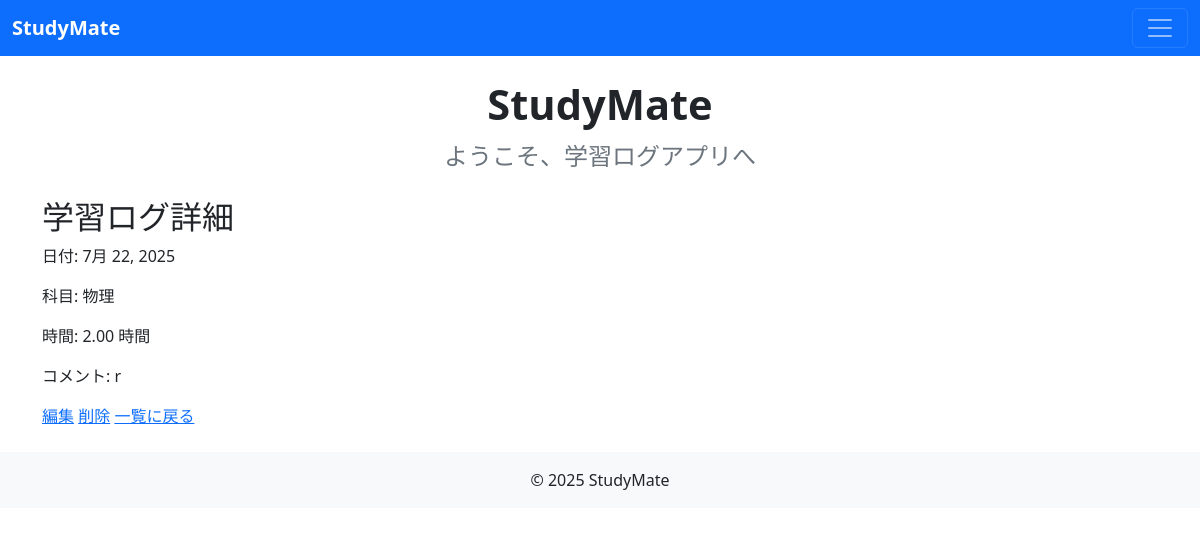
Page /log/4/ (signed in) on the committed database.
### helloworld/models.py (models this page shows, shortened)
class StudyLog(models.Model):
    SUBJECT_CHOICES = (
        ('math', '数学'),
        ('physics', '物理'),
        ('prog', 'プログラミング'),
    )
    user = models.ForeignKey(User, on_delete=models.CASCADE)
    date = models.DateField()
    subject = models.CharField(max_length=30, choices=SUBJECT_CHOICES)
    hours = models.DecimalField(max_digits=4, decimal_places=2)
    comment = models.TextField(blank=True)

### helloworld/views.py (the view)
# urls.py: path('log/<int:pk>/', views.log_detail, name='log_detail'),
def log_detail(request, pk):
    log = get_object_or_404(StudyLog, pk=pk, user=request.user)
    return render(request, 'snippets/log_detail.html', {'log': log})

### helloworld/templates/snippets/log_detail.html
{% extends "snippets/base.html" %}
{% block content %}
<h2>学習ログ詳細</h2>
<p>日付: {{ log.date }}</p>
<p>科目: {{ log.get_subject_display }}</p>
<p>時間: {{ log.hours }} 時間</p>
<p>コメント: {{ log.comment }}</p>
<a href="{% url 'log_edit' log.pk %}">編集</a>
<a href="{% url 'log_delete' log.pk %}">削除</a>
<a href="{% url 'log_list' %}">一覧に戻る</a>
{% endblock %}

### rows in the picture
StudyLog: date "7月 22, 2025", subject "物理", hours "2.00", comment "r"
